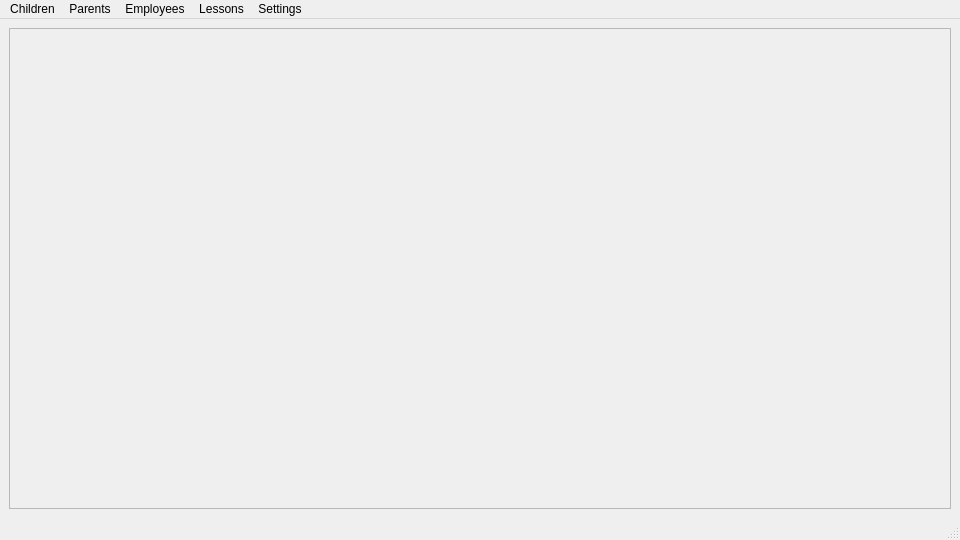
<?xml version="1.0" encoding="UTF-8"?>
<ui version="4.0">
 <class>TulipApp</class>
 <widget class="QMainWindow" name="TulipApp">
  <property name="geometry">
   <rect>
    <x>0</x>
    <y>0</y>
    <width>960</width>
    <height>540</height>
   </rect>
  </property>
  <property name="windowTitle">
   <string>MainWindow</string>
  </property>
  <property name="autoFillBackground">
   <bool>false</bool>
  </property>
  <widget class="QWidget" name="centralwidget">
   <layout class="QHBoxLayout" name="horizontalLayout">
    <item>
     <widget class="QScrollArea" name="scrollArea">
      <property name="widgetResizable">
       <bool>true</bool>
      </property>
      <widget class="QWidget" name="scrollAreaWidgetContents">
       <property name="geometry">
        <rect>
         <x>0</x>
         <y>0</y>
         <width>940</width>
         <height>477</height>
        </rect>
       </property>
      </widget>
     </widget>
    </item>
   </layout>
  </widget>
  <widget class="QStatusBar" name="statusbar"/>
  <widget class="QMenuBar" name="menuBar">
   <property name="geometry">
    <rect>
     <x>0</x>
     <y>0</y>
     <width>960</width>
     <height>21</height>
    </rect>
   </property>
   <widget class="QMenu" name="menuChildrem">
    <property name="title">
     <string>Children</string>
    </property>
    <widget class="QMenu" name="menuFilter">
     <property name="title">
      <string>Filter</string>
     </property>
     <addaction name="actionName_2"/>
     <addaction name="actionSurname_2"/>
    </widget>
    <widget class="QMenu" name="menuSort">
     <property name="title">
      <string>Sort</string>
     </property>
     <property name="icon">
      <iconset theme="QIcon::ThemeIcon::GoDown"/>
     </property>
     <addaction name="actionName"/>
     <addaction name="actionSurname"/>
     <addaction name="actionBirthDate"/>
    </widget>
    <addaction name="ChildrenView"/>
    <addaction name="separator"/>
    <addaction name="menuSort"/>
    <addaction name="separator"/>
    <addaction name="menuFilter"/>
    <addaction name="separator"/>
    <addaction name="ChildrenImport"/>
    <addaction name="ChildrenExport"/>
   </widget>
   <widget class="QMenu" name="menuParents">
    <property name="title">
     <string>Parents</string>
    </property>
    <addaction name="ParentView"/>
    <addaction name="separator"/>
    <addaction name="ParentSort"/>
    <addaction name="separator"/>
    <addaction name="ParentFilter"/>
    <addaction name="separator"/>
    <addaction name="ParentImport"/>
    <addaction name="ParrentExport"/>
   </widget>
   <widget class="QMenu" name="menuEmployees">
    <property name="title">
     <string>Employees</string>
    </property>
    <addaction name="EmplyeesView"/>
    <addaction name="separator"/>
    <addaction name="EmployeesSort"/>
    <addaction name="separator"/>
    <addaction name="EmployeesFilter"/>
    <addaction name="separator"/>
    <addaction name="EmployeesImport"/>
    <addaction name="EmployeesExport"/>
   </widget>
   <widget class="QMenu" name="menuLessons">
    <property name="title">
     <string>Lessons</string>
    </property>
    <addaction name="LessonsView"/>
    <addaction name="separator"/>
    <addaction name="LessonsSort"/>
    <addaction name="separator"/>
    <addaction name="LessonFilter"/>
    <addaction name="separator"/>
    <addaction name="LessonsImport"/>
    <addaction name="LessonsExport"/>
   </widget>
   <widget class="QMenu" name="menuSettings">
    <property name="title">
     <string>Settings</string>
    </property>
   </widget>
   <addaction name="menuChildrem"/>
   <addaction name="menuParents"/>
   <addaction name="menuEmployees"/>
   <addaction name="menuLessons"/>
   <addaction name="menuSettings"/>
  </widget>
  <action name="ChildrenExport">
   <property name="icon">
    <iconset theme="QIcon::ThemeIcon::DocumentSaveAs"/>
   </property>
   <property name="text">
    <string>Export</string>
   </property>
  </action>
  <action name="ChildrenImport">
   <property name="icon">
    <iconset theme="QIcon::ThemeIcon::DocumentOpen"/>
   </property>
   <property name="text">
    <string>Import</string>
   </property>
  </action>
  <action name="actionName">
   <property name="text">
    <string>Name</string>
   </property>
  </action>
  <action name="actionSurname">
   <property name="text">
    <string>Surname</string>
   </property>
  </action>
  <action name="actionBirthDate">
   <property name="text">
    <string>Date of Birth</string>
   </property>
  </action>
  <action name="ParentSort">
   <property name="icon">
    <iconset theme="QIcon::ThemeIcon::GoDown"/>
   </property>
   <property name="text">
    <string>Sort</string>
   </property>
  </action>
  <action name="ParentFilter">
   <property name="icon">
    <iconset theme="QIcon::ThemeIcon::EditFind"/>
   </property>
   <property name="text">
    <string>Filter</string>
   </property>
  </action>
  <action name="ParentImport">
   <property name="icon">
    <iconset theme="QIcon::ThemeIcon::DocumentOpen"/>
   </property>
   <property name="text">
    <string>Import</string>
   </property>
  </action>
  <action name="ParrentExport">
   <property name="icon">
    <iconset theme="QIcon::ThemeIcon::DocumentSaveAs"/>
   </property>
   <property name="text">
    <string>Export</string>
   </property>
  </action>
  <action name="EmployeesSort">
   <property name="icon">
    <iconset theme="QIcon::ThemeIcon::GoDown"/>
   </property>
   <property name="text">
    <string>Sort</string>
   </property>
  </action>
  <action name="EmployeesFilter">
   <property name="icon">
    <iconset theme="QIcon::ThemeIcon::EditFind"/>
   </property>
   <property name="text">
    <string>Filter</string>
   </property>
  </action>
  <action name="EmployeesImport">
   <property name="icon">
    <iconset theme="QIcon::ThemeIcon::DocumentOpen"/>
   </property>
   <property name="text">
    <string>Import</string>
   </property>
  </action>
  <action name="EmployeesExport">
   <property name="icon">
    <iconset theme="QIcon::ThemeIcon::DocumentSaveAs"/>
   </property>
   <property name="text">
    <string>Export</string>
   </property>
  </action>
  <action name="LessonsSort">
   <property name="icon">
    <iconset theme="QIcon::ThemeIcon::GoDown"/>
   </property>
   <property name="text">
    <string>Sort</string>
   </property>
  </action>
  <action name="LessonFilter">
   <property name="icon">
    <iconset theme="QIcon::ThemeIcon::EditFind"/>
   </property>
   <property name="text">
    <string>Filter</string>
   </property>
  </action>
  <action name="LessonsImport">
   <property name="icon">
    <iconset theme="QIcon::ThemeIcon::DocumentOpen"/>
   </property>
   <property name="text">
    <string>Import</string>
   </property>
  </action>
  <action name="LessonsExport">
   <property name="icon">
    <iconset theme="QIcon::ThemeIcon::DocumentSaveAs"/>
   </property>
   <property name="text">
    <string>Export</string>
   </property>
  </action>
  <action name="ChildrenView">
   <property name="icon">
    <iconset theme="QIcon::ThemeIcon::GoHome"/>
   </property>
   <property name="text">
    <string>View</string>
   </property>
   <property name="menuRole">
    <enum>QAction::MenuRole::ApplicationSpecificRole</enum>
   </property>
  </action>
  <action name="ParentView">
   <property name="icon">
    <iconset theme="QIcon::ThemeIcon::GoHome"/>
   </property>
   <property name="text">
    <string>View</string>
   </property>
  </action>
  <action name="EmplyeesView">
   <property name="icon">
    <iconset theme="QIcon::ThemeIcon::GoHome"/>
   </property>
   <property name="text">
    <string>View</string>
   </property>
  </action>
  <action name="LessonsView">
   <property name="icon">
    <iconset theme="QIcon::ThemeIcon::GoHome"/>
   </property>
   <property name="text">
    <string>View</string>
   </property>
  </action>
  <action name="actionName_2">
   <property name="text">
    <string>Name</string>
   </property>
  </action>
  <action name="actionSurname_2">
   <property name="text">
    <string>Surname</string>
   </property>
  </action>
 </widget>
 <resources/>
 <connections/>
</ui>
